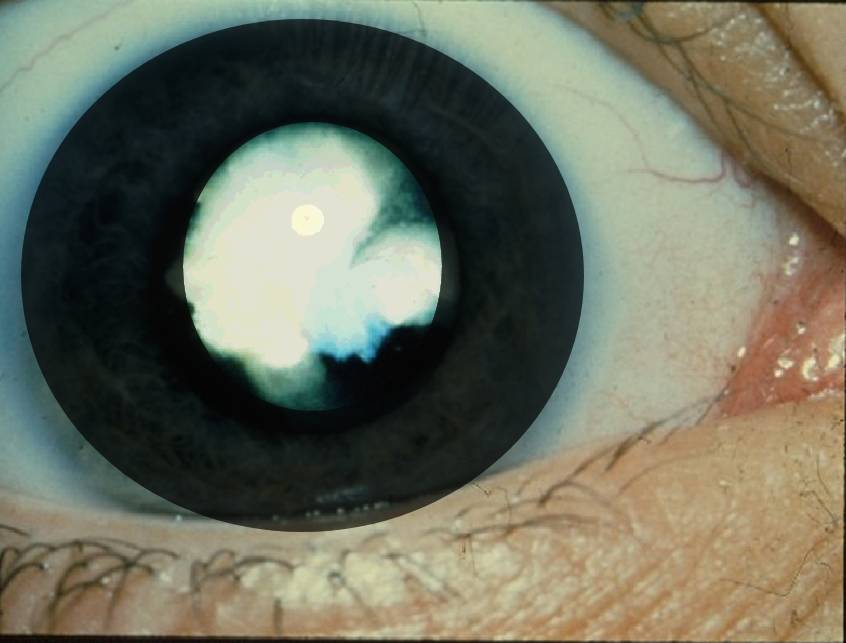
#> input picture phase 2 Types/Sift_statistics/Dataset/eye3a.jpg, 846 x 643 px; its folder holds only this picture in this run
$ jupyter execute --allow-errors preprocess_extract_pupil_224.ipynb
#> lines starting #> are read from the running program, lines starting #| are printed output that depends on the picture; after the words box and inside, x2 and y2 are one past the last pixel; in counts of white or black regions, pixels touching at a corner belong together
[cell 1]
import os
subdirs = [x[0] for x in os.walk('Dataset')]
print(subdirs)

[cell 2]
from os import listdir
from os.path import isfile, join
file_names=[]
for sub_dir in subdirs:
    if sub_dir == 'Dataset\\normal_png':
        continue
    mypath = sub_dir
    sub_folder_file_names = [mypath+"/"+f for f in listdir(mypath) if isfile(join(mypath, f))]
    file_names += sub_folder_file_names

print(str(len(file_names)) + ' images loaded')

[cell 3]
import imutils
import cv2
import numpy as np
from matplotlib import pyplot as plt

#> (a cell that did not finish here is left out)

[cell 5]
c=0
crop_radius_list = []
mild_path="preprocessed images_224\mild/"
severe_path="preprocessed images_224\severe/"
normal_path="preprocessed images_224/normal/"
for filename in file_names:
    #print(filename)
    img=cv2.imread(filename)
#> img is the input picture: shape (643, 846, 3); mean B, G, R 95.6, 112.5, 110.3
    img = cv2.resize(img, (224,224), interpolation = cv2.INTER_AREA)
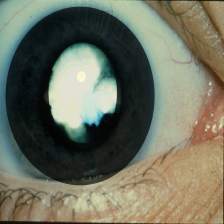
#> img: shape (224, 224, 3); mean B, G, R 95.6, 112.5, 110.3
    frame = img
    hsv = cv2.cvtColor(frame, cv2.COLOR_BGR2HSV)
#> hsv: shape (224, 224, 3); mean H, S, V 52.2, 76.7, 120.2
    sensitivity = 156
    lower_white = np.array([0,0,255-sensitivity])
    upper_white = np.array([255,sensitivity,255])
    # Threshold the HSV image to get only white colors
    mask = cv2.inRange(hsv, lower_white, upper_white)
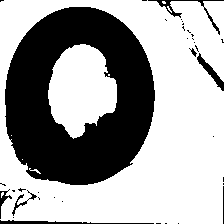
#> mask: shape (224, 224); 64% white; 36 black regions (28 under 20 px), largest, box (x1, y1, x2, y2) and area: (5, 7, 155, 185) 16865, (0, 220, 154, 224) 295, (148, 0, 224, 35) 280
    # Bitwise-AND mask and original image
    res = cv2.bitwise_and(frame,frame, mask= mask)
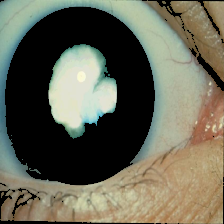
#> res: shape (224, 224, 3); mean B, G, R 85.3, 101.4, 102.2
    ret, thresh = cv2.threshold(mask, 0, 255, cv2.THRESH_BINARY_INV)
    circles = cv2.HoughCircles(mask, cv2.HOUGH_GRADIENT, 1.5, 100000,param1=80,param2=40,minRadius=0,maxRadius=0)
#> circles = [[54.75, 96.75, 99.3]]
    x,y,r = 0,0,0
    if circles is not None:
        c+=1
        circles = np.uint16(np.around(circles))
#> circles = [[55, 97, 99]]
        x,y,r = circles[0][0]
#> x = 55; y = 97; r = 99
        x=int(x)
        y=int(y)
        r=int(r)
        crop_radius_list.append(r)

    mask = np.zeros((224,224), np.uint8)
    cv2.circle(mask,(x,y),r,(255,255,255),-1)
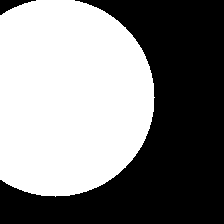
#> mask: shape (224, 224); 51.3% white; 2 black regions
    masked_data = cv2.bitwise_and(frame, frame, mask=mask)
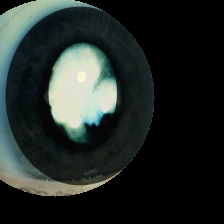
#> masked_data: shape (224, 224, 3); mean B, G, R 38.7, 41.7, 34.7
    _,thresh = cv2.threshold(mask,1,255,cv2.THRESH_BINARY)
    cnt = cv2.findContours(thresh,cv2.RETR_EXTERNAL,cv2.CHAIN_APPROX_SIMPLE)[0]
#> cnt = 1 contour; box (x1, y1, x2, y2) and area: (0, 0, 155, 197) 25449
    x,y,w,h = cv2.boundingRect(cnt[0])
#> x = 0; y = 0; w = 155; h = 197

    # Crop masked_data
    crop = masked_data[y:y+h,x:x+w]
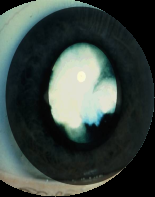
#> crop: shape (197, 155, 3); mean B, G, R 63.6, 68.5, 57
    crop = cv2.resize(crop, (224,224), interpolation = cv2.INTER_AREA)
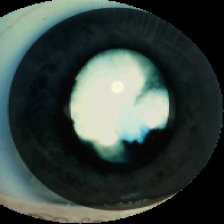
#> crop: shape (224, 224, 3); mean B, G, R 63.5, 68.4, 57

    if filename[8] == 'm':
        print(cv2.imwrite( mild_path+filename[13:] , crop ))
    elif filename[8] == 's':
        print(cv2.imwrite( severe_path+filename[15:] , crop ))
    else:
        print(cv2.imwrite( normal_path+filename[15:] , crop ))
#| True
print("Finish")

$ run again, on phase 2 Types/Sift_statistics/Dataset/eye5a.jpg
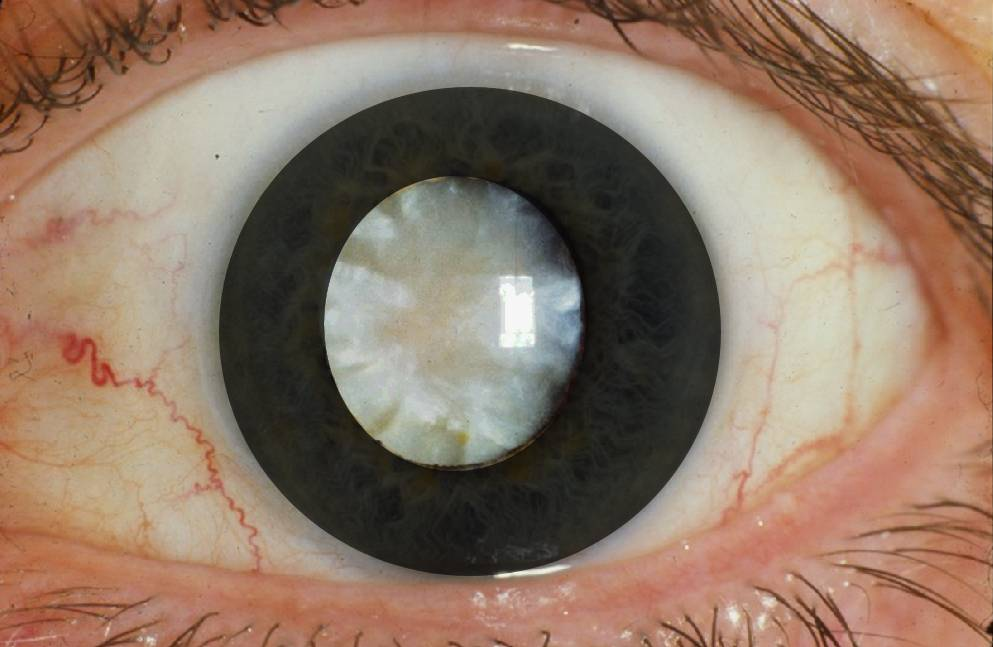
#> input picture phase 2 Types/Sift_statistics/Dataset/eye5a.jpg, 993 x 647 px
#> img is the input picture: shape (647, 993, 3); mean B, G, R 102.3, 120, 143.6
#> img: shape (224, 224, 3)
#> hsv: shape (224, 224, 3); mean H, S, V 23.5, 71.8, 144.6
#> `mask = cv2.inRange(hsv, lower_white, upper_white)`:
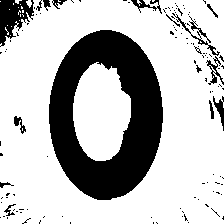
#> mask: shape (224, 224); 73.7% white; 123 black regions (107 under 20 px), largest, box (x1, y1, x2, y2) and area: (49, 30, 163, 200) 10842, (0, 0, 34, 47) 880, (172, 13, 220, 56) 247
#> `circles = cv2.HoughCircles(mask, cv2.HOUGH_GRADIENT, 1.5, 100000,param..`: circles = [[153.8, 114.8, 106.2]]
#> `circles = np.uint16(np.around(circles))`: circles = [[154, 115, 106]]
#> `x,y,r = circles[0][0]`: x = 154; y = 115; r = 106
#> cnt = 1 contour; box (x1, y1, x2, y2) and area: (48, 9, 224, 222) 30925
#> `x,y,w,h = cv2.boundingRect(cnt[0])`: x = 48; y = 9; w = 176; h = 213
#> `crop = cv2.resize(crop, (224,224), interpolation = cv2.INTER_AREA)`:
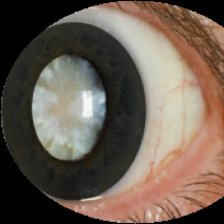
#> crop: shape (224, 224, 3); mean B, G, R 81, 92.7, 106.3
#| True
